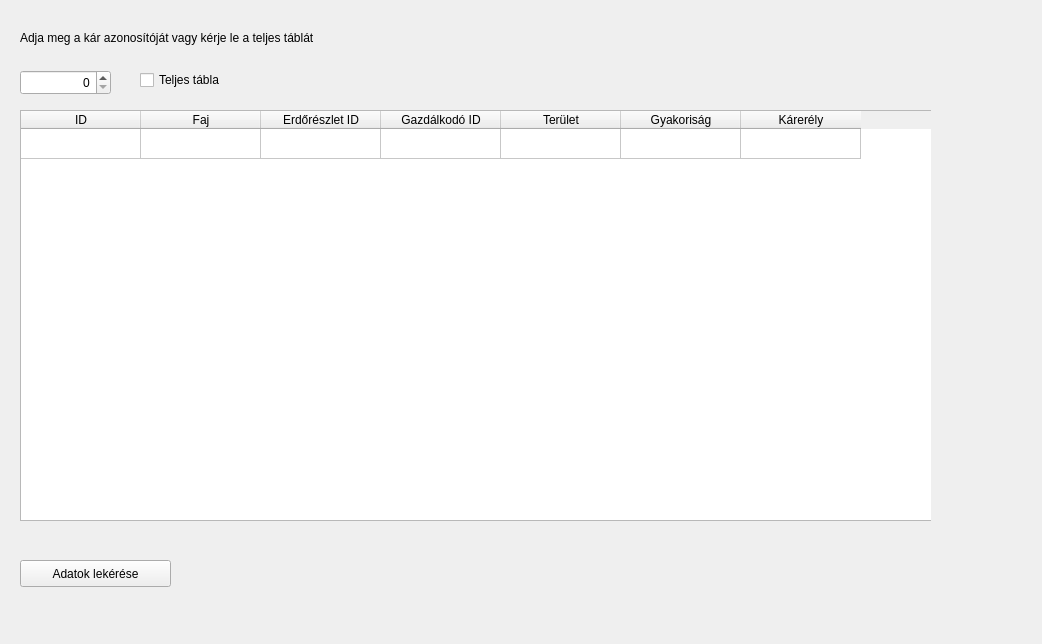
<?xml version="1.0" encoding="UTF-8"?>
<ui version="4.0">
 <class>Widget</class>
 <widget class="QWidget" name="Widget">
  <property name="geometry">
   <rect>
    <x>0</x>
    <y>0</y>
    <width>1042</width>
    <height>644</height>
   </rect>
  </property>
  <property name="windowTitle">
   <string>Adatok lekérdezése</string>
  </property>
  <widget class="QStackedWidget" name="centralstackedWidget">
   <property name="geometry">
    <rect>
     <x>0</x>
     <y>0</y>
     <width>931</width>
     <height>617</height>
    </rect>
   </property>
   <widget class="QWidget" name="centralstackedWidgetPage1">
    <widget class="QPushButton" name="pushButton">
     <property name="geometry">
      <rect>
       <x>20</x>
       <y>560</y>
       <width>151</width>
       <height>27</height>
      </rect>
     </property>
     <property name="text">
      <string>Adatok lekérése</string>
     </property>
    </widget>
    <widget class="QSpinBox" name="spinBox">
     <property name="geometry">
      <rect>
       <x>20</x>
       <y>70</y>
       <width>91</width>
       <height>25</height>
      </rect>
     </property>
     <property name="layoutDirection">
      <enum>Qt::LeftToRight</enum>
     </property>
     <property name="alignment">
      <set>Qt::AlignRight|Qt::AlignTrailing|Qt::AlignVCenter</set>
     </property>
    </widget>
    <widget class="QLabel" name="label">
     <property name="geometry">
      <rect>
       <x>20</x>
       <y>30</y>
       <width>481</width>
       <height>16</height>
      </rect>
     </property>
     <property name="text">
      <string>Adja meg a kár azonosítóját vagy kérje le a teljes táblát</string>
     </property>
    </widget>
    <widget class="QTableWidget" name="tableWidget">
     <property name="geometry">
      <rect>
       <x>20</x>
       <y>110</y>
       <width>971</width>
       <height>411</height>
      </rect>
     </property>
     <property name="rowCount">
      <number>1</number>
     </property>
     <property name="columnCount">
      <number>7</number>
     </property>
     <attribute name="horizontalHeaderCascadingSectionResizes">
      <bool>true</bool>
     </attribute>
     <attribute name="horizontalHeaderDefaultSectionSize">
      <number>120</number>
     </attribute>
     <attribute name="horizontalHeaderShowSortIndicator" stdset="0">
      <bool>true</bool>
     </attribute>
     <attribute name="horizontalHeaderStretchLastSection">
      <bool>false</bool>
     </attribute>
     <attribute name="verticalHeaderVisible">
      <bool>false</bool>
     </attribute>
     <row/>
     <column>
      <property name="text">
       <string>ID</string>
      </property>
      <property name="background">
       <color>
        <red>255</red>
        <green>255</green>
        <blue>255</blue>
       </color>
      </property>
     </column>
     <column>
      <property name="text">
       <string>Faj</string>
      </property>
     </column>
     <column>
      <property name="text">
       <string>Erdőrészlet ID</string>
      </property>
     </column>
     <column>
      <property name="text">
       <string>Gazdálkodó ID</string>
      </property>
     </column>
     <column>
      <property name="text">
       <string>Terület</string>
      </property>
     </column>
     <column>
      <property name="text">
       <string>Gyakoriság</string>
      </property>
     </column>
     <column>
      <property name="text">
       <string>Kárerély</string>
      </property>
     </column>
     <item row="0" column="0">
      <property name="text">
       <string/>
      </property>
      <property name="flags">
       <set>ItemIsSelectable|ItemIsEditable|ItemIsDragEnabled|ItemIsUserCheckable|ItemIsEnabled</set>
      </property>
     </item>
    </widget>
    <widget class="QCheckBox" name="checkBox">
     <property name="geometry">
      <rect>
       <x>140</x>
       <y>70</y>
       <width>131</width>
       <height>20</height>
      </rect>
     </property>
     <property name="text">
      <string>Teljes tábla</string>
     </property>
    </widget>
   </widget>
  </widget>
 </widget>
 <resources/>
 <connections/>
</ui>
